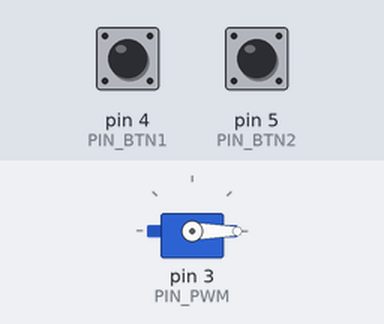
Bench run of a sketch on a simulated Arduino Uno, built with avr-gcc and run on an emulated ATmega328P. On the bench: servo. Inputs (shaded band) come from the test bench; at power-on: pin 4 (PIN_BTN1) LOW, pin 5 (PIN_BTN2) LOW.

Above: at 1.2 s.
1.3 s: pin 4 (PIN_BTN1) pulled HIGH for 1 s
At 3.3 s:
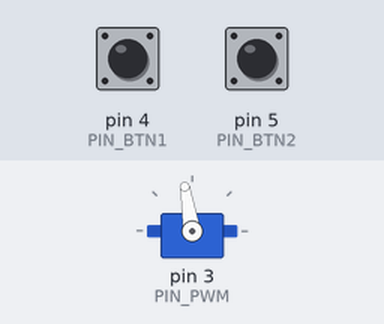
3.8 s: pin 4 (PIN_BTN1) pulled HIGH for 0.15 s
At 5.1 s:
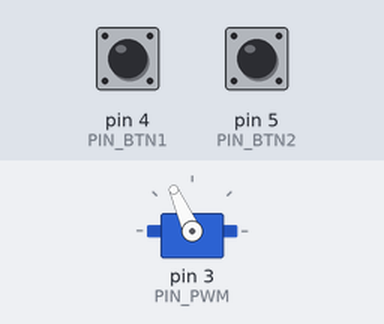
5.4 s: pin 5 (PIN_BTN2) pulled HIGH for 1 s
At 6.7 s:
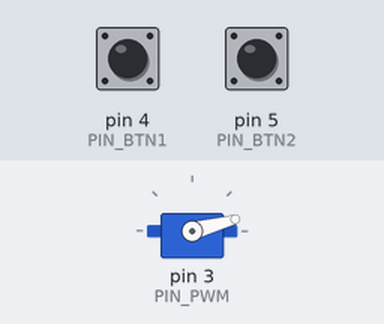
7.9 s: pin 4 (PIN_BTN1) pulled HIGH for 3.2 s
At 10.4 s:
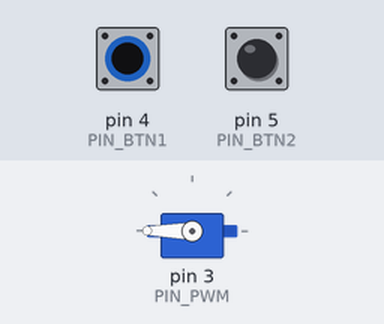
12.6 s: pin 5 (PIN_BTN2) pulled HIGH for 3.2 s
At 12.75 s:
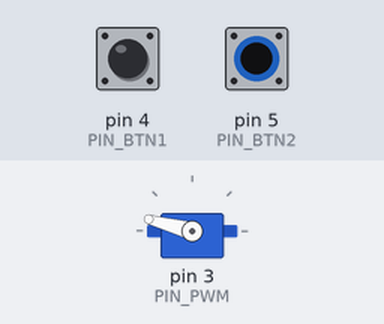
Timing chart, 0 to 15.9 s (numbered marks = the images above; inputs shaded):
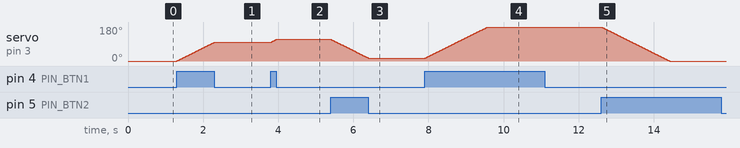

The sketch:

Servo_Button.ino
```cpp
#include <Servo.h>


Servo servo;

float val = 0;

const float SPD = 1;
const int PIN_PWM = 3;
const int PIN_BTN1 = 4;
const int PIN_BTN2 = 5;

void setup() {
  // put your setup code here, to run once:
  servo.attach(PIN_PWM);
  pinMode(PIN_BTN1,INPUT);
  pinMode(PIN_BTN2,INPUT);
}

void loop() {
  if (digitalRead(PIN_BTN1) == HIGH)
  {
    val += SPD;
  }
  if (digitalRead(PIN_BTN2) == HIGH)
  {
    val -= SPD;
  }
  val = constrain(val, 0, 180);
  servo.write(val);

  delay(10);
}
```

Measured:
- after the input at 1.3 s, servo on pin 3 (PIN_PWM): moves from 0° to 99° over 0.99 s, starting at once
- after the input at 3.8 s, servo on pin 3 (PIN_PWM): 99° → 114° at once
- after the input at 5.4 s, servo on pin 3 (PIN_PWM): moves from 114° to 15° over 0.99 s, starting at once
- after the input at 7.9 s, servo on pin 3 (PIN_PWM): moves from 15° to 180° over 1.7 s, starting at once
- after the input at 12.6 s, servo on pin 3 (PIN_PWM): moves from 180° to 0° over 1.8 s, starting at once
